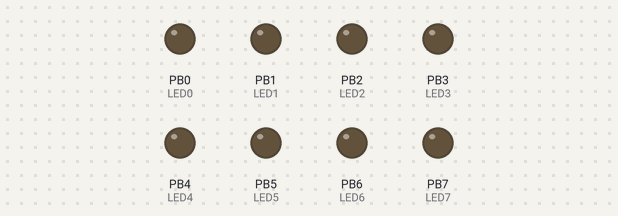
A program run on a simulated ATmega328P, built with avr-gcc and emulated at 16 MHz. Parts: output pins drawn as LEDs (lit = HIGH).

Above: at 0.12 s.
At 0.7 s:
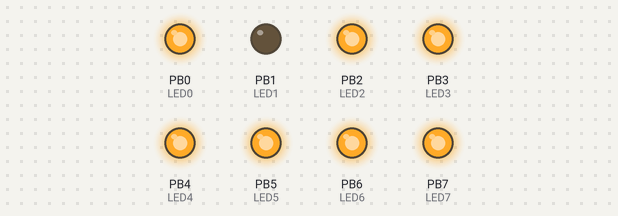
At 1.62 s:
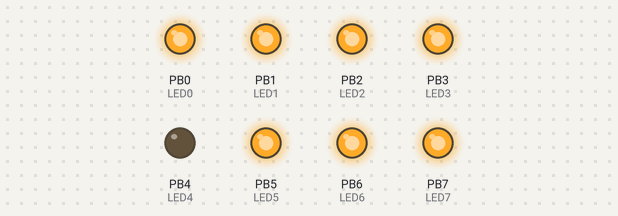
At 2.6 s:
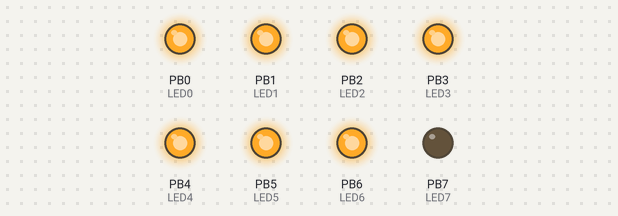
At 5.0 s:
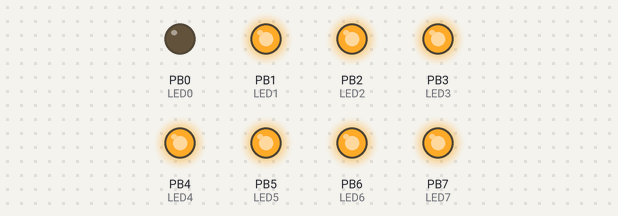
At 6.62 s:
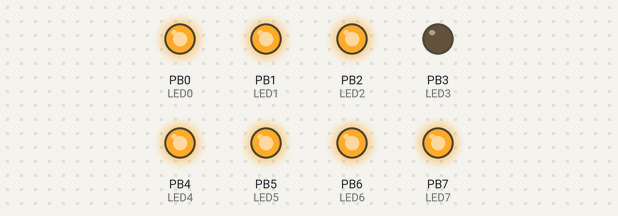
Timing chart, 0 to 6.9 s (numbered marks = the images above):
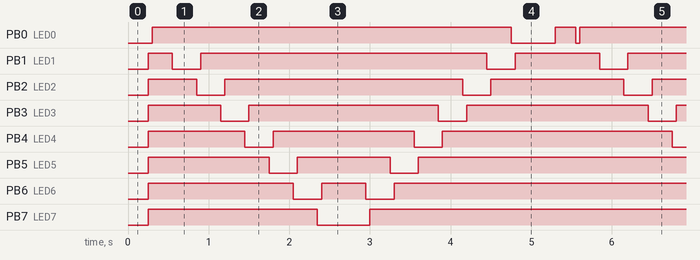

The program:

main.c
```c
// (licence header left out)
	/* Defines -----------------------------------------------------------*/
	#define BIT(x) (0x01 << (x))
	#define bit_get(p,m) ((p) & (m))
	#define bit_set(p,m) ((p) |= (m))
	#define bit_clear(p,m) ((p) &= ~(m))
	#define LED0   PB0     // AVR pin where green LED is connected
	#define LED1   PB1
	#define LED2   PB2
	#define LED3   PB3
	#define LED4   PB4
	#define LED5   PB5
	#define LED6   PB6
	#define LED7   PB7
	//#define LED_CHCK  PB0
	#define BTN			PD0
	#define BLINK_DELAY 250
	#ifndef F_CPU
	#define F_CPU 16000000      // CPU frequency in Hz required for delay
	#endif

	/* Includes ----------------------------------------------------------*/
	#include <util/delay.h>     // Functions for busy-wait delay loops
	#include <avr/io.h>         // AVR device-specific IO definitions

	/* Functions ---------------------------------------------------------*/
	/**
	 * Main function where the program execution begins. Toggle two LEDs
	 * when a push button is pressed.
	 */
	int main(void)
	{
		/* Set direction off all pins connected to LEDs */
		DDRB = 0b11111111;
		//turn LEDs off in Data Register
		PORTB = 0b00000000;

		/* button w pullup resistor */
		DDRD = DDRD & ~(1<<BTN);
		PORTD = PORTD | (1<<BTN);

		//  set a variable for button check
		int8_t BTN_CHCK = 0b0000;
		int8_t n = 0x00;

		while (1)
		{

			_delay_ms(BLINK_DELAY);

			// flip LSb in variable BTN_CHCK if button is pressed
			if(~(bit_get(PORTD, BIT(0))))
			{

				BTN_CHCK ^= 0x01;
				PORTB = 0b11111111;
			}
			// if BTN_CHCK has a nonzero value, start K.I.T.T
			if(bit_get(BTN_CHCK, BIT(0)))
			{
				for(n = 0; n <= 7; n++)
				{
				bit_clear(PORTB, BIT(n));
				_delay_ms(50);
				bit_set(PORTB, BIT(n-1));
				_delay_ms(BLINK_DELAY);
				}
				for(n = 7; n >=0; n--)
				{
					bit_clear(PORTB, BIT(n));
					_delay_ms(50);
					bit_set(PORTB, BIT(n+1));
					_delay_ms(BLINK_DELAY);
				}

			}
		}

		return 0;
	}
```

Measured:
- by itself, PB0 (LED0): repeats every 5.3 s: LOW 0.55 s, HIGH 0.25 s, LOW 0.05 s, HIGH 4.5 s
- by itself, PB1 (LED1): repeats every 5.3 s: LOW 0.35 s, HIGH 3.6 s, LOW 0.35 s, HIGH 1.1 s
- by itself, PB2 (LED2): repeats every 5.3 s: LOW 0.35 s, HIGH 3.0 s, LOW 0.35 s, HIGH 1.7 s
- by itself, PB3 (LED3): repeats every 2.7 s: LOW 0.35 s, HIGH 2.4 s
- by itself, PB4 (LED4): repeats every 5.3 s: LOW 0.35 s, HIGH 1.8 s, LOW 0.35 s, HIGH 2.9 s
- by itself, PB5 (LED5): repeats every 5.3 s: LOW 0.35 s, HIGH 1.2 s, LOW 0.35 s, HIGH 3.5 s
- by itself, PB6 (LED6): repeats every 5.3 s: LOW 0.35 s, HIGH 0.55 s, LOW 0.35 s, HIGH 4.1 s
- by itself, PB7 (LED7): repeats every 5.3 s: LOW 0.65 s, HIGH 4.7 s
